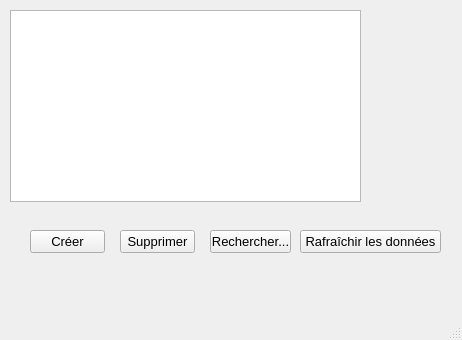
<?xml version="1.0" encoding="UTF-8"?>
<ui version="4.0">
 <class>categoriewindow</class>
 <widget class="QMainWindow" name="categoriewindow">
  <property name="geometry">
   <rect>
    <x>0</x>
    <y>0</y>
    <width>462</width>
    <height>340</height>
   </rect>
  </property>
  <property name="windowTitle">
   <string>MainWindow</string>
  </property>
  <widget class="QWidget" name="centralwidget">
   <widget class="QTableView" name="tableCategorie">
    <property name="geometry">
     <rect>
      <x>10</x>
      <y>10</y>
      <width>351</width>
      <height>192</height>
     </rect>
    </property>
   </widget>
   <widget class="QPushButton" name="btn_supprimer">
    <property name="geometry">
     <rect>
      <x>120</x>
      <y>230</y>
      <width>75</width>
      <height>23</height>
     </rect>
    </property>
    <property name="font">
     <font>
      <pointsize>10</pointsize>
     </font>
    </property>
    <property name="text">
     <string>Supprimer</string>
    </property>
   </widget>
   <widget class="QPushButton" name="btn_creer">
    <property name="geometry">
     <rect>
      <x>30</x>
      <y>230</y>
      <width>75</width>
      <height>23</height>
     </rect>
    </property>
    <property name="font">
     <font>
      <pointsize>10</pointsize>
     </font>
    </property>
    <property name="text">
     <string>Créer</string>
    </property>
   </widget>
   <widget class="QPushButton" name="btn_rechercher">
    <property name="geometry">
     <rect>
      <x>210</x>
      <y>230</y>
      <width>81</width>
      <height>23</height>
     </rect>
    </property>
    <property name="font">
     <font>
      <pointsize>10</pointsize>
     </font>
    </property>
    <property name="text">
     <string>Rechercher...</string>
    </property>
   </widget>
   <widget class="QPushButton" name="btn_rafraichir">
    <property name="geometry">
     <rect>
      <x>300</x>
      <y>230</y>
      <width>141</width>
      <height>23</height>
     </rect>
    </property>
    <property name="font">
     <font>
      <pointsize>10</pointsize>
     </font>
    </property>
    <property name="text">
     <string>Rafraîchir les données</string>
    </property>
   </widget>
  </widget>
  <widget class="QMenuBar" name="menubar">
   <property name="geometry">
    <rect>
     <x>0</x>
     <y>0</y>
     <width>462</width>
     <height>21</height>
    </rect>
   </property>
  </widget>
  <widget class="QStatusBar" name="statusbar"/>
 </widget>
 <resources/>
 <connections/>
</ui>
